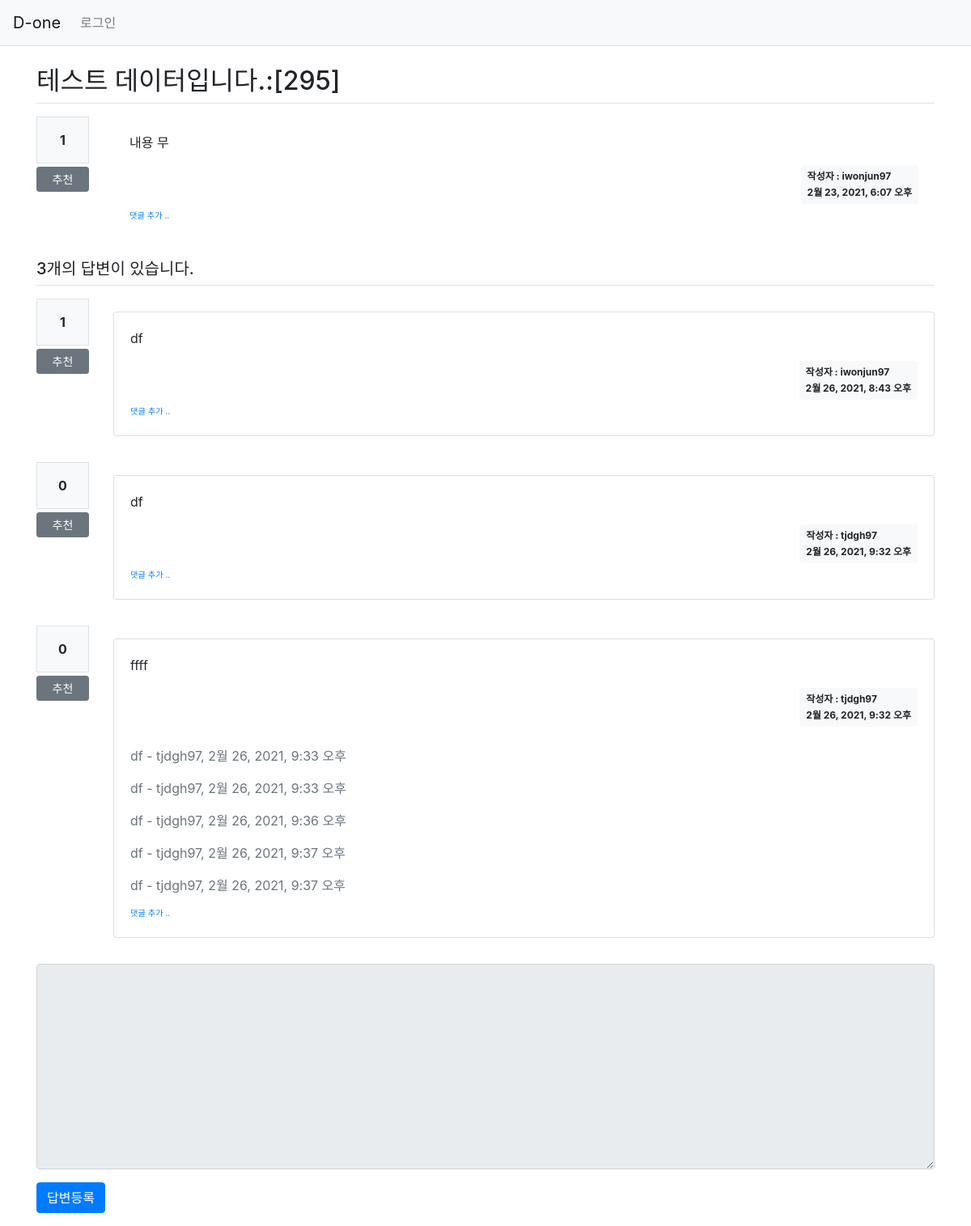
Screenshot of /pybo/302/ with the database file from the repository.
### pybo/models.py (models this page shows, shortened)
class Question(models.Model):
    author = models.ForeignKey(User, on_delete=models.CASCADE, related_name='author_question')
    modify_date = models.DateTimeField(null=True, blank=True) #수정 일시를 의미. null,blank = 어떤조건으로든 값을 비어둘 수 있음을 의미.
    subject = models.CharField(max_length=200)
    content = models.TextField()
    create_date = models.DateTimeField()
    voter = models.ManyToManyField(User, related_name='voter_question')

class Answer(models.Model):
    author = models.ForeignKey(User, on_delete=models.CASCADE, related_name='author_answer')
    modify_date = models.DateTimeField(null=True, blank=True) #수정 일시를 의미. null,blank = 어떤조건으로든 값을 비어둘 수 있음을 의미.
    question = models.ForeignKey(Question, on_delete=models.CASCADE)
    content = models.TextField()
    create_date = models.DateTimeField()
    voter = models.ManyToManyField(User, related_name='voter_answer')

class Comment(models.Model):
    author = models.ForeignKey(User, on_delete=models.CASCADE) #댓글 글쓴이
    content = models.TextField()# 댓글 내용
    create_date = models.DateTimeField()#댓글 작성일시
    modify_date = models.DateTimeField(null=True, blank=True)#댓글 수정일시
    question = models.ForeignKey(Question, null=True, blank=True, on_delete=models.CASCADE)#이 댓글이 달린 질문
    answer = models.ForeignKey(Answer, null=True, blank=True, on_delete=models.CASCADE)# 이 댓글이 달린 답변

### pybo/views/base_views.py (the view)
# urls.py: path('<int:question_id>/', base_views.detail, name='detail'),
def detail(request, question_id):
    question = get_object_or_404(Question, pk=question_id)
    context = {'question':question}
    return render(request, 'pybo/question_detail.html', context)

### pybo/templatetags/pybo_filter.py (called while the page is built)
@register.filter()
def mark(value):
    extensions = ["nl2br", "fenced_code"]
    return mark_safe(markdown.markdown(value, extensions=extensions))

### templates/pybo/question_detail.html (shortened to what this page needs)
{% extends 'base.html' %}
{% load pybo_filter %}
{% block content %}
<div class='container my-3'>
    <h2 class='border-bottom py-2'>{{ question.subject}}</h2>
    <div class="row my-3">
        <div class="col-1">
            <div class="bg-light text-center p-3 border font-weight-bolder mb-1">
                {{question.voter.count}}
            </div>
            <a href="#" data-uri="{% url 'pybo:vote_question' question.id %}" class="recommend btn btn-sm btn-secondary btn-block my-1">추천</a>
        </div>
        <div class="col-11">
    <div cloass='card my-3'>
        <div class='card-body'>
            <div class='card-text'>
                {{ question.content|mark }}
            </div>
            <div class='d-flex justify-content-end'>
                <div class='badge badge-light p-2 text-left'>
                    <div class="mb-2">작성자 : {{question.author.username}}</div>
                    <div>{{ question.create_date }}</div>
                </div>
            </div>
            <div>
                <a href="{% url 'pybo:comment_create_question' question.id %}" class="small"><small>댓글 추가 ..</small></a>
            </div>
        </div>
    </div>
        </div>
    </div>
    <h5 class='border-bottom my-3 py-2'>
        {{question.answer_set.count}}개의 답변이 있습니다.
    </h5>
    {% for answer in question.answer_set.all %}
    <div class="row my-3">
        <div class="col-1">
            <div class="bg-light text-center p-3 border font-weight-bolder mb-1">
                {{answer.voter.count}}
            </div>
            <a href="#" data-uri="{% url 'pybo:vote_answer' answer.id %}" class="recommend btn btn-sm btn-secondary btn-block my-1">추천</a>
        </div>
        <div class="col-11">
    <div class='card my-3'>
        <div class='card-body'>
            <div class='card-text'>
                {{ answer.content|mark }}
            </div>
            <div class='d-flex justify-content-end'>
                <div class='badge badge-light p-2 text-left'>
                    <div class="mb-2">작성자 : {{ answer.author.username }}</div>
                    <div>{{ answer.create_date }}</div>
                </div>
            </div>
            {% if answer.comment_set.count > 0 %}
            <div class="mt-3">
                {% for comment in answer.comment_set.all %}
                    <div class="comment py-2 text-muted">
                        <span style = "white-space: pre-line;">{{ comment.content }}</span>
                        <span>
                            - {{comment.author}}, {{comment.create_date}}
                        </span>
                    </div>
                {% endfor %}
            </div>
            {% endif %}
            <div>
                <a href="{% url 'pybo:comment_create_answer' answer.id %}" class="small"><small>댓글 추가 ..</small></a>
            </div>
        </div>
    </div>
        </div>
    </div>
    {% endfor %}
    <form action="{% url 'pybo:answer_create' question.id %}" method="post" class="my-3">
        <div class="form-group">
            <textarea name="content" id="content" {%if not user.is_authenticated %}disabled{% endif %} class="form-control" rows="10"></textarea>
        </div>
        <input type="submit" value="답변등록" class="btn btn-primary">
    </form>
</div>
{% endblock %}

### rows the page displays
Question: subject "테스트 데이터입니다.:[295]", voter.count "1", content|mark "내용 무", author.username "iwonjun97", create_date "2월 23, 2021, 6:07 오후", answer_set.count "3"
Answer: voter.count "1", content|mark "df", author.username "iwonjun97", create_date "2월 26, 2021, 8:43 오후"
Answer: voter.count "0", content|mark "df", author.username "tjdgh97", create_date "2월 26, 2021, 9:32 오후"
Answer: voter.count "0", content|mark "ffff", author.username "tjdgh97", create_date "2월 26, 2021, 9:32 오후"
Comment: content "df", author "tjdgh97", create_date "2월 26, 2021, 9:33 오후"
Comment: content "df", author "tjdgh97", create_date "2월 26, 2021, 9:33 오후"
Comment: content "df", author "tjdgh97", create_date "2월 26, 2021, 9:36 오후"
Comment: content "df", author "tjdgh97", create_date "2월 26, 2021, 9:37 오후"
Comment: content "df", author "tjdgh97", create_date "2월 26, 2021, 9:37 오후"
